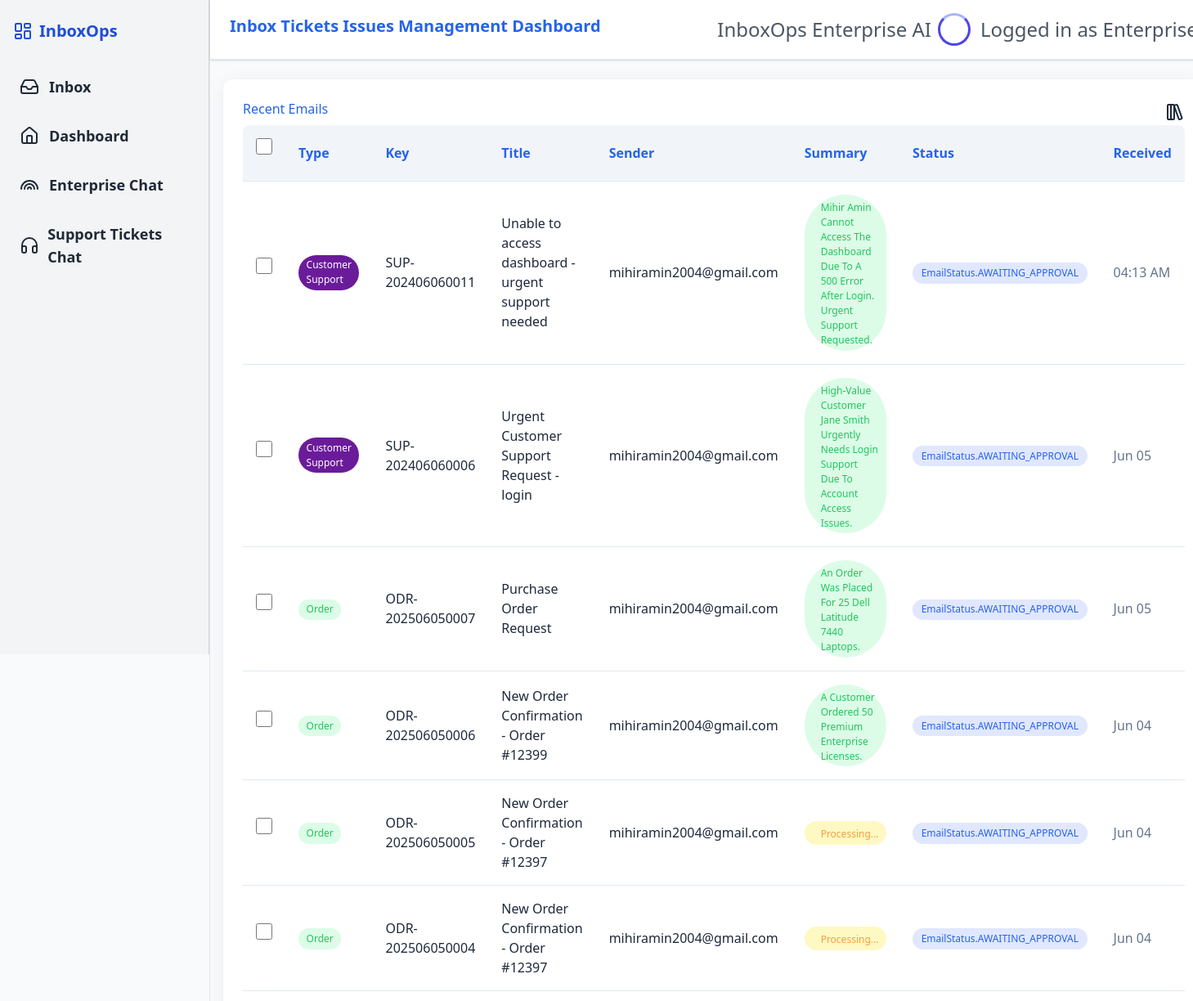
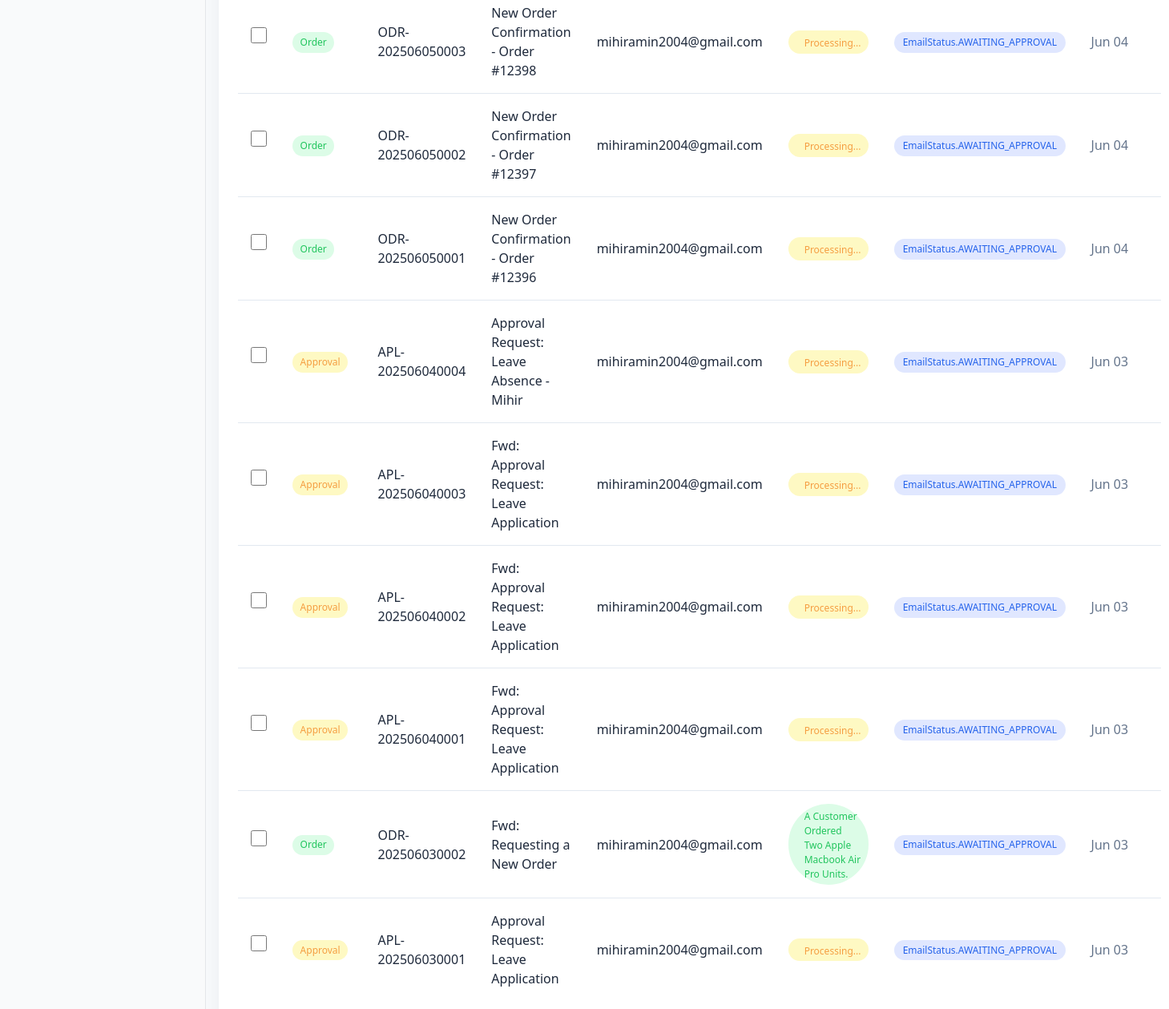
/u, run on the app's committed database (2 pictures, top to bottom).
### app/models.py (models this page shows)
class Email(Base):
    __tablename__ = "emails"
    id = Column(Integer, primary_key=True, index=True)
    from_email = Column(String, index=True)
    subject = Column(String, index=True)
    text_body = Column(Text)
    html_body = Column(Text)
    received_at = Column(DateTime(timezone=True), server_default=func.now())
    summary = Column(Text, nullable=True)
    status = Column(String, default="received")
    type = Column(String, default="UNKNOWN")  # can be ORDER, APPROVAL, SPAM
    key = Column(String, unique=True)
    status = Column(String, default=EmailStatus.NEW)
    order_items = Column(JSON, nullable=True)  # Store extracted order items
    tags = Column(JSON, nullable=True)  # Store extracted tags
    raw_json = Column(JSON, nullable=True)  # <-- Add this line

### app/main.py (the view)
@app.get("/u", response_class=HTMLResponse)
def unified_view(request: Request, page: str = "inbox", db: Session = Depends(get_db)):
    if page == "inbox":
        emails = db.query(Email).order_by(Email.received_at.desc()).all()
        format_received_time = lambda received_at: format_received_time(received_at)
        now = datetime.now()
        return templates.TemplateResponse(
            "index.html",
            {"request": request, "emails": emails, "check_email_status": check_email_status, "format_received_time": format_received_time, "now": now},
        )
    elif page == "dashboard":
        orders = db.query(Order).order_by(Order.id.desc()).all()
        approvals = db.query(Approval).order_by(Approval.id.desc()).all()
        emails = db.query(Email).order_by(Email.received_at.desc()).all()
        total_processed = db.query(Email).count()
        processed_today = db.query(Email).filter(Email.received_at >= datetime.now().date()).count()
        support_tickets = get_all_tickets(db)
        processed_emails = db.query(Email).filter(Email.status == "Processed").count()
        success_rate = (processed_emails / total_processed) * 100 if total_processed else 0
        processed_yesterday = db.query(Email).filter(
            Email.received_at >= (datetime.now().date() - timedelta(days=1)),
            Email.received_at < datetime.now().date()
        ).count()
        success_rate_yesterday = (processed_yesterday / total_processed) * 100 if total_processed else 0
        success_rate_change = success_rate - success_rate_yesterday
        active_webhooks = db.query(Approval).count()
        webhook_endpoints = 4
        avg_latency = 198
        active_models = 15
        from collections import Counter
        all_tags = [tag for order in orders if order.tags for tag in order.tags]
        if all_tags:
            tag_counts = Counter(all_tags)
            top_classification_type, top_classification_count = tag_counts.most_common(1)[0]
            top_classification_percentage = round((top_classification_count / len(all_tags)) * 100, 2)
        else:
            top_classification_type = "N/A"
            top_classification_percentage = 0
        error_rate = 3.2
        error_rate_change = -0.8
        last_error_time = "2 hours ago"
        emails = crud.get_emails(db, limit=1000)
        email_map = {email.key: email for email in emails}
        for order in orders:
            order.mail_content = ""
            if order.key and order.key in email_map:
                order.mail_content = email_map[order.key].html_body or email_map[order.key].text_body or ""
            print(f"Order {order.id} key={order.key} mail_content={order.mail_content[:100]}")
        from sqlalchemy import func
        avg_processing_time = 0
        processed_times = db.query(Email).filter(Email.status == "Processed").all()
        if processed_times:
            avg_processing_time = sum(
                [(datetime.now() - e.received_at).total_seconds() for e in processed_times]
            ) / len(processed_times)
            avg_processing_time = round(avg_processing_time / 60, 2)  # in minutes
        return templates.TemplateResponse(
            "dashboard.html",
            {"request": request, "orders": orders, "emails": emails, "approvals": approvals, "check_email_status": check_email_status, "format_date": format_date, "total_processed": total_processed,
            "processed_today": processed_today,
            "processing_rate": (processed_today / total_processed) * 100 if total_processed else 0,
            "success_rate": round(success_rate, 2),
            "success_rate_change": success_rate_change,
            "avg_processing_time": avg_processing_time,
            "active_webhooks": active_webhooks,
            "webhook_endpoints": webhook_endpoints,
            "avg_latency": avg_latency,
            "active_models": active_models,
            "top_classification_type": top_classification_type,
            "top_classification_percentage": top_classification_percentage,
            "error_rate": error_rate,
            "error_rate_change": error_rate_change,
            "last_error_time": last_error_time,
            "support_tickets": support_tickets,},
        )
    else:
        return templates.TemplateResponse(
            "404.html", {"request": request}, status_code=404
        )

### templates/index.html (shortened to what this page needs)
{% extends "layout.html" %}
{% block content %}
{% import 'macros.html' as macros %}
<!DOCTYPE html>
<html>
<head>
    <link rel="stylesheet" href="/static/styles.css">
</head>
<body>
    <div class="container">
        <div style="display: flex; flex-direction: row; justify-content: space-between;" class="rowInfo">
            <h2>Recent Emails</h2>
            <div class="relative group flex items-center">
            </div>
        </div>
        <table class="table">
            <thead>
                <tr>
                    <th><input type="checkbox" id="select-all" /></th>
                    <th>Type</th>
                    <th>Key</th>
                    <th>Title</th>
                    <th>Sender</th>
                    <th>Summary</th>
                    <th>Status</th>
                    <th>Received</th>
                </tr>
            </thead>
            <tbody>
                {% for email in emails %}
                <tr class="email-row">
                    <td>
                        <input type="checkbox" class="email-checkbox" />
                    </td>
                    <td>
                        {% if email.type == "ORDER" %}
                            <span class="badge badge-success">Order</span>
                        {% elif email.type == "APPROVAL" %}
                            <span class="badge badge-warning">Approval</span>
                        {% elif email.type == "SUPPORT_REQUEST" %}
                            <span class="badge" style="background-color: #6a1b9a; color: #ffffff;">Customer Support</span>
                        {% else %}
                            <span class="badge badge-danger">Spam</span>
                        {% endif %}
                    </td>
                    <td>{{ email.key }}</td>
                    <td>{{ email.subject }}</td>
                    <td>{{ email.from_email }}</td>
                    <td>
                        {% if email.summary %}
                            <span class="badge badge-success" style="padding-left: 20px;
    padding-top: 7px;">{{ email.summary }}</span>
                        {% else %}
                            <span class="badge badge-warning" style="padding-left: 20px;
    padding-top: 7px;">Processing...</span>
                        {% endif %}
                    </td>
                    <td>
                        {% set status_map = {
        'NEW': 'New',
        'AWAITING': 'Awaiting',
        'AWAITING_APPROVAL': 'Awaiting Approval',
        'CLOSED': 'Closed'
    } %}
                        {% set raw_status = check_email_status(email) %}
    {% set status = status_map[raw_status.split('.')[-1]] if '.' in raw_status else status_map.get(raw_status, raw_status) %}
                        {% set status = check_email_status(email) %}
                        {{ macros.email_status_badge(status) }}
                    </td>
                    <td class="text-muted">
    {% if email.received_at %}
        {% if email.received_at.date() == now.date() %}
            {{ email.received_at.strftime("%I:%M %p") }}
        {% else %}
            {{ email.received_at.strftime("%b %d") }}
        {% endif %}
    {% else %}
        Unknown
    {% endif %}
</td>
                </tr>
                {% endfor %}
            </tbody>
        </table>
    </div>
</body>
</html>
{% endblock %}

### templates/layout.html (shortened to what this page needs)
<!DOCTYPE html>
<html lang="en">
  <head>
    <link href="https://cdn.jsdelivr.net/npm/tailwindcss@2.2.19/dist/tailwind.min.css" rel="stylesheet">
  </head>
  <body class="min-h-screen bg-muted font-sans antialiased">
    <div class="flex min-h-screen w-full">
      <aside class="bg-gray-50 border-r border-gray-200 min-h-screen flex-shrink-0">
        {% include 'sidebar.html' %}
      </aside>
      <div class="flex flex-col flex-1 min-h-screen">
        {% include 'header.html' %}
        <main class="flex-1 p-4">
          {% block content %}{% endblock %}
        </main>
      </div>
    </div>
  </body>
</html>

### templates/sidebar.html (shortened to what this page needs)
<aside class="w-64 bg-gray-100 h-screen px-4 py-6 border-r border-gray-300">
  <h2 class="text-xl font-bold mb-8 flex items-center gap-2 text-blue-700">
    InboxOps
  </h2>
  <nav class="flex flex-col gap-4">
    <a href="/u?page=inbox" class="flex items-center gap-3 text-gray-800 text-lg font-bold hover:text-blue-600 hover:bg-gray-200 block px-2 py-2 rounded transition duration-200">
      Inbox
    </a>
    <a href="/dashboard" class="flex items-center gap-3 text-gray-800 text-lg font-bold hover:text-blue-600 hover:bg-gray-200 block px-2 py-2 rounded transition duration-200">
      Dashboard
    </a>
    <a href="/new" class="flex items-center gap-3 text-gray-800 text-lg font-bold hover:text-blue-600 hover:bg-gray-200 block px-2 py-2 rounded transition duration-200">
      Enterprise Chat
    </a>
    <a href="/support-customer" class="flex items-center gap-3 text-gray-800 text-lg font-bold hover:text-green-600 hover:bg-gray-200 block px-2 py-2 rounded transition duration-200">
      Support Tickets Chat
    </a>
  </nav>
</aside>

### templates/header.html (shortened to what this page needs)
<head>
</head>
<header style="margin-bottom: 0.5em;" class="flex justify-between items-center bg-white px-6 py-4 shadow border-b">
  <h1 class="text-xl font-semibold">Inbox Tickets Issues Management Dashboard</h1>
  <div class="flex items-center text-sm text-gray-600">
    <span id="ai-chat-btn" class="px-2 cursor-pointer text-2xl">InboxOps Enterprise AI</span>
    <div id="ai-chat-btn" class="ai-icon animate-spin mr-3 cursor-pointer"></div>
    <span class="text-2xl">Logged in as Enterprise</span>
  </div>
</header>

### templates/macros.html (shortened to what this page needs)
{% macro email_status_badge(status) %}
  {% set info = {
    'New':        {'color': 'bg-blue-100 text-blue-800', 'desc': 'New Mail'},
    'Awaiting':   {'color': 'bg-yellow-100 text-yellow-800', 'desc': 'If Mail type is undisclosed and needs human intervention'},
    'Awaiting Approval': {'color': 'bg-orange-100 text-orange-800', 'desc': 'Mail is Verified and Awaiting Approval. Turns to Approved if Outbound Email is sent to confirm.'},
    'Closed':     {'color': 'bg-red-100 text-red-800', 'desc': 'Mail is SPAM'}
  } %}
  <span class="relative group cursor-pointer select-none">
    <span class="badge inline-flex items-center px-2 py-0.5 rounded-full text-xs font-semibold {{ info[status].color }} border border-transparent transition">
      {{ status }}
    </span>
  </span>
{% endmacro %}

### static/styles.css (style rules this page uses)
body { background: #f8fafc; color: #1e293b; font-family: 'Segoe UI', 'Roboto', Arial, sans-serif; margin: 0; padding: 0; }
header { background: #2563eb; color: #fff; padding: 1.5rem 2rem; box-shadow: 0 2px 8px rgba(37,99,235,0.08); margin-bottom: 2rem; }
h1, h2, h3 { color: #2563eb; margin-bottom: 0.5rem; }
.container { max-width: 95vw; margin: 0 auto; background: #fff; border-radius: 12px; box-shadow: 0 4px 24px rgba(30,41,59,0.06); padding: 1.5rem; }
.table { width: 100%; border-collapse: collapse; margin-bottom: 2rem; background: #fff; border-radius: 8px; overflow: hidden; }
.table th, .table td { padding: 1rem; border-bottom: 1px solid #e2e8f0; text-align: left; }
.table th { background: #f1f5f9; color: #2563eb; font-weight: 600; }
.table tr:last-child td { border-bottom: none; }
.badge { display: inline-block; padding: 0.3em 0.8em; border-radius: 999px; font-size: 0.95em; font-weight: 500; background: #e0e7ff; color: #2563eb; }
.badge-success { background: #dcfce7; color: #22c55e; }
.badge-warning { background: #fef9c3; color: #f59e42; }
input, textarea, select { border: 1px solid #e2e8f0; border-radius: 6px; padding: 0.6em; font-size: 1em; margin-bottom: 1em; width: 100%; box-sizing: border-box; }
.text-muted { color: #64748b; }
.badge { display: inline-block; padding: 0.3em 0.8em; border-radius: 999px; font-size: 0.85em; font-weight: 500; }
.badge { display: inline-block; padding: 0.3em 0.8em; border-radius: 999px; font-size: 0.75em; font-weight: 500; text-transform: capitalize; }

### templates/header.html (style rules this page uses)
.animate-spin { animation: spin 2s linear infinite; }
.ai-icon { width: 40px; height: 40px; border: 3px solid #4F46E5; border-top: 3px solid #A5B4FC; border-radius: 50%; display: inline-block; }

### templates/index.html (style rules this page uses)
input[type="checkbox"] { width: 20px; height: 20px; cursor: pointer; border: 2px solid #ccc; border-radius: 4px; transition: box-shadow 0.2s ease; position: relative; }

### data on the page
Email: type "Customer Support", key "SUP-202406060011", subject "Unable to access dashboard - urgent support needed", from_email "mihiramin2004@gmail.com", summary "Mihir Amin Cannot Access The Dashboard Due To A 500 Error After Login. Urgent Support Requested.", status "EmailStatus.AWAITING_APPROVAL", received_at "04:13 AM"
Email: type "Customer Support", key "SUP-202406060006", subject "Urgent Customer Support Request - login", from_email "mihiramin2004@gmail.com", summary "High-Value Customer Jane Smith Urgently Needs Login Support Due To Account Access Issues.", status "EmailStatus.AWAITING_APPROVAL", received_at "Jun 05"
Email: type "Order", key "ODR-202506050007", subject "Purchase Order Request", from_email "mihiramin2004@gmail.com", summary "An Order Was Placed For 25 Dell Latitude 7440 Laptops.", status "EmailStatus.AWAITING_APPROVAL", received_at "Jun 05"
Email: type "Order", key "ODR-202506050006", subject "New Order Confirmation - Order #12399", from_email "mihiramin2004@gmail.com", summary "A Customer Ordered 50 Premium Enterprise Licenses.", status "EmailStatus.AWAITING_APPROVAL", received_at "Jun 04"
Email: type "Order", key "ODR-202506050005", subject "New Order Confirmation - Order #12397", from_email "mihiramin2004@gmail.com", shows "Processing...", status "EmailStatus.AWAITING_APPROVAL", received_at "Jun 04"
Email: type "Order", key "ODR-202506050004", subject "New Order Confirmation - Order #12397", from_email "mihiramin2004@gmail.com", shows "Processing...", status "EmailStatus.AWAITING_APPROVAL", received_at "Jun 04"
Email: type "Order", key "ODR-202506050003", subject "New Order Confirmation - Order #12398", from_email "mihiramin2004@gmail.com", shows "Processing...", status "EmailStatus.AWAITING_APPROVAL", received_at "Jun 04"
Email: type "Order", key "ODR-202506050002", subject "New Order Confirmation - Order #12397", from_email "mihiramin2004@gmail.com", shows "Processing...", status "EmailStatus.AWAITING_APPROVAL", received_at "Jun 04"
Email: type "Order", key "ODR-202506050001", subject "New Order Confirmation - Order #12396", from_email "mihiramin2004@gmail.com", shows "Processing...", status "EmailStatus.AWAITING_APPROVAL", received_at "Jun 04"
Email: type "Approval", key "APL-202506040004", subject "Approval Request: Leave Absence - Mihir", from_email "mihiramin2004@gmail.com", shows "Processing...", status "EmailStatus.AWAITING_APPROVAL", received_at "Jun 03"
Email: type "Approval", key "APL-202506040003", subject "Fwd: Approval Request: Leave Application", from_email "mihiramin2004@gmail.com", shows "Processing...", status "EmailStatus.AWAITING_APPROVAL", received_at "Jun 03"
Email: type "Approval", key "APL-202506040002", subject "Fwd: Approval Request: Leave Application", from_email "mihiramin2004@gmail.com", shows "Processing...", status "EmailStatus.AWAITING_APPROVAL", received_at "Jun 03"
Email: type "Approval", key "APL-202506040001", subject "Fwd: Approval Request: Leave Application", from_email "mihiramin2004@gmail.com", shows "Processing...", status "EmailStatus.AWAITING_APPROVAL", received_at "Jun 03"
Email: type "Order", key "ODR-202506030002", subject "Fwd: Requesting a New Order", from_email "mihiramin2004@gmail.com", summary "A Customer Ordered Two Apple Macbook Air Pro Units.", status "EmailStatus.AWAITING_APPROVAL", received_at "Jun 03"
Email: type "Approval", key "APL-202506030001", subject "Approval Request: Leave Application", from_email "mihiramin2004@gmail.com", shows "Processing...", status "EmailStatus.AWAITING_APPROVAL", received_at "Jun 03"
